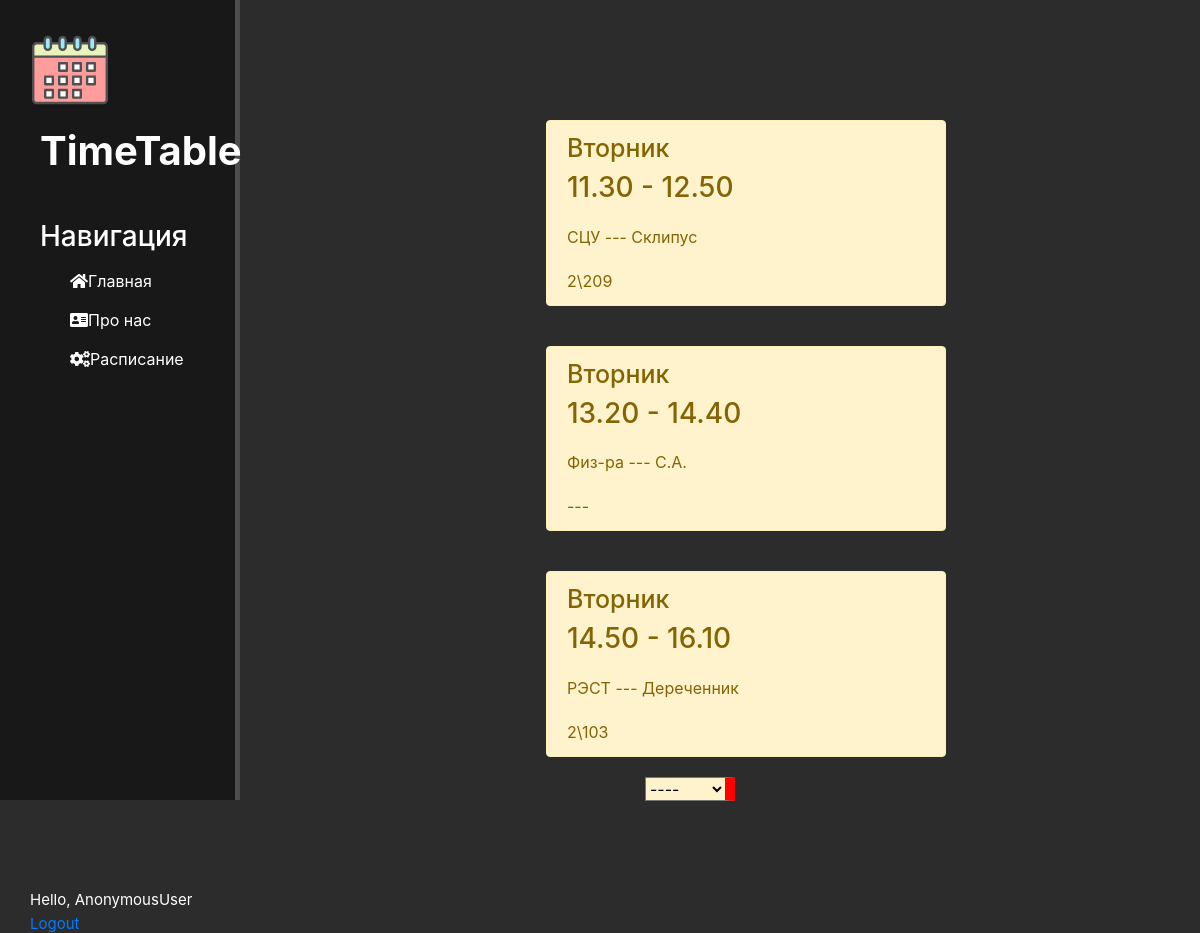
Page /create/tuesday on the committed database.
### create/models.py (models this page shows, shortened)
class TimeTable(models.Model):
    day = models.CharField('День', max_length=50)
    time = models.CharField('Время', max_length=50)
    predmet = models.CharField('Предмет', max_length=50)
    title = models.CharField('Преподаватель', max_length=50)
    kab = models.CharField('Кабинет', max_length=50)
    class Meta:
        verbose_name = 'Расписание'
        verbose_name_plural = 'Расписание'

### create/views.py (the view)
# urls.py: path('tuesday', views.Tuesday, name='tued'),
def Tuesday(request):
    create = TimeTable.objects.order_by('time').filter(day='Вторник')
    return render(request, 'create/mond.html', {'list': create})

### create/templates/create/mond.html (shortened to what this page needs)
{% extends 'main/layout.html' %}
{% block content %}
    <div class="features">
        {% for el in list %}
            <div class="alert alert-warning">
                <h1>{{ el.day }}</h1>
                <h3>{{ el.time }}</h3>
                <p>{{ el.predmet }} --- {{ el.title }}</p>
                <p3>{{ el.kab }}</p3>
            </div>
        {% endfor %}
        <div class="sellect">
            <select onchange="window.location.href=this.options[this.selectedIndex].value">
                <option selected disabled="true">--{{ value|date:"D" }}--</option>
            </select>
        </div>
        </div>
{% endblock %}

### main/templates/main/layout.html (shortened to what this page needs)
{% load static %}
<!doctype html>
<html lang="ru">
<head>
    <link rel="stylesheet" href="https://stackpath.bootstrapcdn.com/bootstrap/4.5.2/css/bootstrap.min.css">
    <link rel="stylesheet" href="{% static 'main/css/main.css' %}">
    <link rel="stylesheet" href="https://use.fontawesome.com/releases/v5.8.2/css/all.css">
</head>
<body>
    <aside>
        <img src="{% static 'main/img/time.svg' %}" alt="Лого">
        <span class="logo">TimeTable</span>
        <h3>Навигация</h3>
        <ul>
            <a href="{% url 'home' %}"><li><i class="fas fa-home"></i>Главная</li></a>
            <a href="{% url 'about' %}"><li><i class="fas fa-address-card"></i>Про нас</li></a>
            <a href="{% url 'create_home' %}"><li><i class="fas fa-cogs"></i>Расписание</li></a>
        </ul>
        <spin class="hello-msg">Hello, {{request.user}}</spin>
        <spin><a class="hello-msg" href="{% url 'logout' %}">Logout</a></spin>
    </aside>
    <main>
        {% block content %}
        {% endblock %}
    </main>
</body>
</html>

### main/static/main/css/main.css (style rules this page uses)
body { background: #2c2c2c; }
aside { float: left; background: #181818; width: 20%; padding: 2.5%; height: 100vh; color: #fff; border-right: 5px solid #4d4d4d; }
aside img { width: 80px; float: left; }
aside .logo { font-size: 40px; margin-left: 10px; font-weight: bold; position: relative; top: 11px; }
aside ul { list-style: none; }
aside ul li { color: #fff; display: block; margin-top: 15px; transition: transform .6s ease; }
aside h3 { font-size: 28px; margin-left: 10px; margin-top: 50px; }
main .features { float: left; color: #fff; margin-top: 100px; text-align: center; width: 75%; }
main .features h1 { font-size: 25px; }
main .features p { max-width: 400px; margin: 20px auto; }
.alert-warning { float: left; clear: both; width: 400px; margin: 20px 34%; text-align: left; }
aside spin { position: relative; font-size: 15px; top: 500px; }
main .sellect select { width: 10%; border-right: 10px solid red; background-color: #fff3cd; }

### rows in the picture
TimeTable: day "Вторник", time "11.30 - 12.50", predmet "СЦУ", title "Склипус", kab "2\\209"
TimeTable: day "Вторник", time "13.20 - 14.40", predmet "Физ-ра", title "С.А.", kab "---"
TimeTable: day "Вторник", time "14.50 - 16.10", predmet "РЭСТ", title "Дереченник", kab "2\\103"

### other values in the picture
{{ request.user }} "AnonymousUser"
